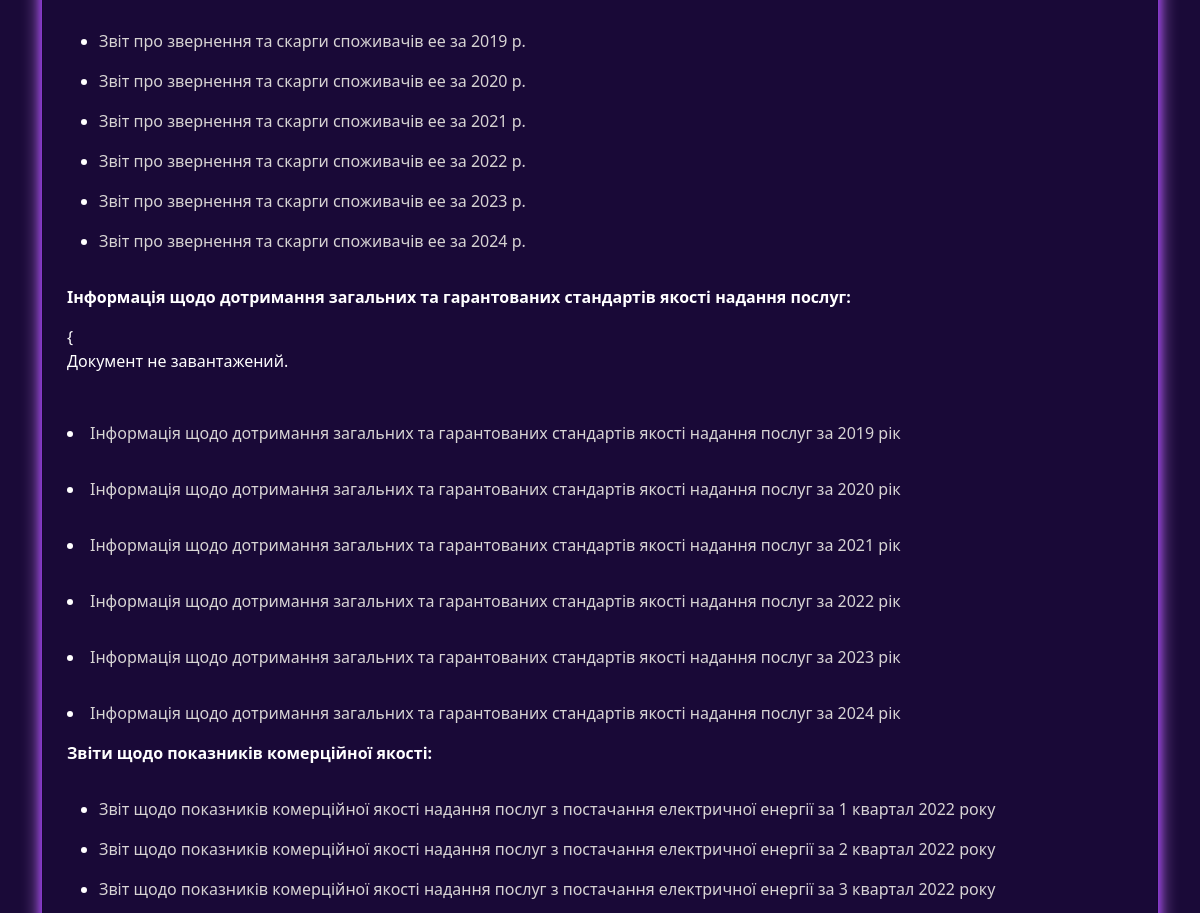
The app's page /appeals/ (middle part), older data.
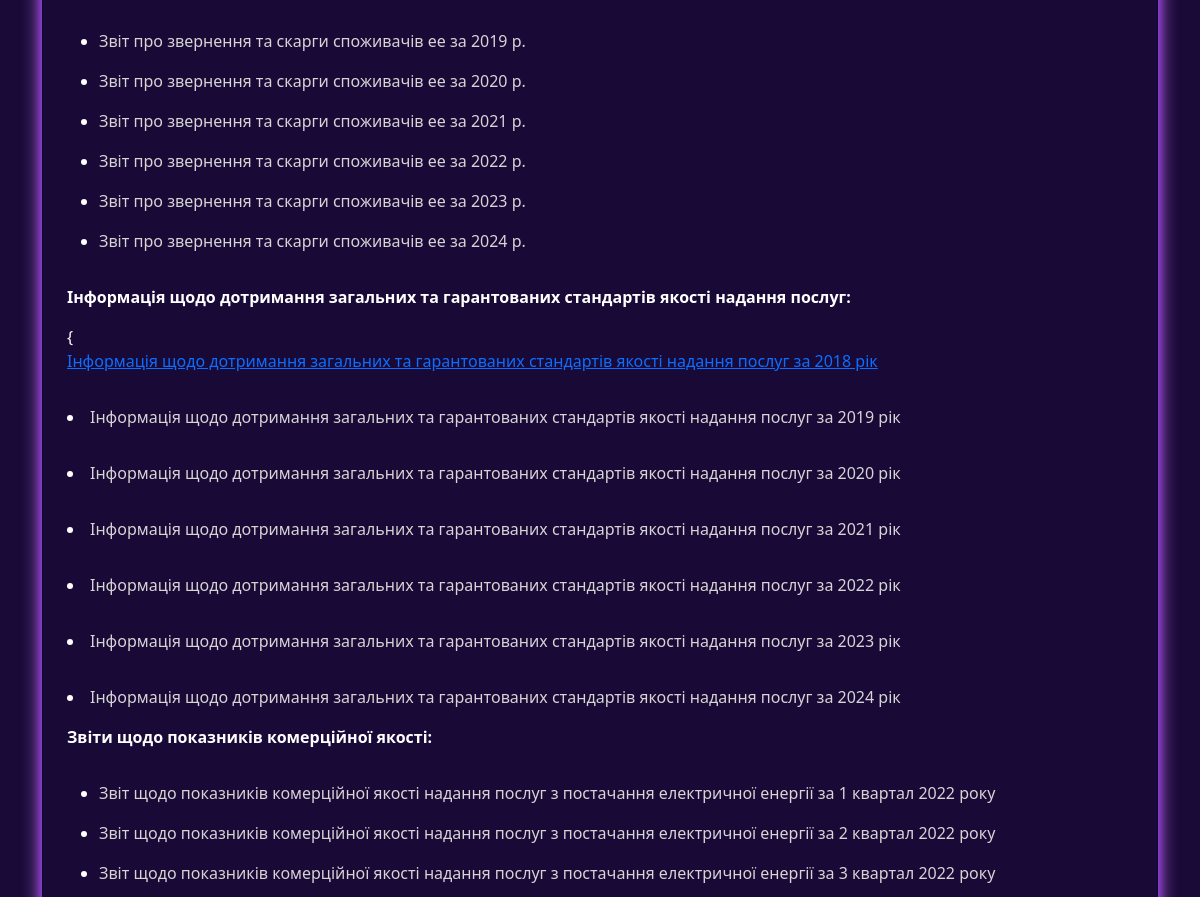
The same page, newer data.
### main/models.py (models this page shows, shortened)
class Document(models.Model):
    title = models.CharField(max_length=255)
    file = FileField(blank=True, null=True)   # Uploadcare зберігає файл у хмарі

### main/views.py (the view)
# urls.py: path('appeals/', main_views.appeals, name='appeals'),
def appeals(request):
    document = Document.objects.filter(
        title="Інформація щодо дотримання загальних та гарантованих стандартів якості надання послуг за 2018 рік"
    ).first()
    context = {
        "document": document
    }
    return render(request, "main/appeals.html", context)

### main/templates/main/appeals.html (shortened to what this page needs)
{% extends 'main/base.html' %}
{% load static %}
{% block content %}
<section class="container py-5" id="appeals">
  <div class="card p-4 mb-5" data-aos="fade-up" data-aos-delay="300">
    <ul>
      <p>
  <a href="/media/docs/40300844_11S_19.pdf"
     target="_blank" class="pdf-link">
   <li> Звіт про звернення та скарги споживачів ее за 2019 р.</li>
  </a>
</p>
       <p>
  <a href="/media/docs/40300844_11S_20.pdf"
     target="_blank" class="pdf-link">
   <li> Звіт про звернення та скарги споживачів ее за 2020 р.</li>
  </a>
</p>
        <p>
  <a href="/media/docs/40300844_11S_21.pdf"
     target="_blank" class="pdf-link">
   <li> Звіт про звернення та скарги споживачів ее за 2021 р.</li>
  </a>
</p>
       <p>
  <a href="/media/docs/40300844_11S_22.pdf"
     target="_blank" class="pdf-link">
   <li> Звіт про звернення та скарги споживачів ее за 2022 р.</li>
  </a>
</p>
       <p>
  <a href="/media/docs/40300844_11S_23.pdf"
     target="_blank" class="pdf-link">
   <li> Звіт про звернення та скарги споживачів ее за 2023 р.</li>
  </a>
</p>
    <p>
  <a href="/media/docs/40300844_11S_24.pdf"
     target="_blank" class="pdf-link">
   <li> Звіт про звернення та скарги споживачів ее за 2024 р.</li>
  </a>
</p>
    </ul>
    <p><strong>Інформація щодо дотримання загальних та гарантованих стандартів якості надання послуг:</strong></p>
{{% if document %}
    <a href="{{ document.file.cdn_url }}" target="_blank">
        {{ document.title }}
    </a>
{% else %}
    <p>Документ не завантажений.</p>
{% endif %}
      <p>
  <a href="/media/docs/АХ_ДОДАТОК_6_2019.pdf"
     target="_blank" class="pdf-link">
   <li> Інформація щодо дотримання загальних та гарантованих стандартів якості надання послуг за 2019 рік</li>
  </a>
</p>
      <p>
  <a href="/media/docs/АХ_ДОДАТОК_6_2020.pdf"
     target="_blank" class="pdf-link">
   <li> Інформація щодо дотримання загальних та гарантованих стандартів якості надання послуг за 2020 рік</li>
  </a>
</p>
      <p>
  <a href="/media/docs/АХ_ДОДАТОК_6_2021.pdf"
     target="_blank" class="pdf-link">
   <li> Інформація щодо дотримання загальних та гарантованих стандартів якості надання послуг за 2021 рік</li>
  </a>
</p>
          <p>
  <a href="/media/docs/40300844_8_2022.xlsx_-_Аркуш2.pdf"
     target="_blank" class="pdf-link">
   <li> Інформація щодо дотримання загальних та гарантованих стандартів якості надання послуг за 2022 рік</li>
  </a>
</p>
      <p>
  <a href="/media/docs/40300844_8_2023.xlsx_-_Аркуш2.pdf"
     target="_blank" class="pdf-link">
   <li> Інформація щодо дотримання загальних та гарантованих стандартів якості надання послуг за 2023 рік</li>
  </a>
</p>
      <p>
  <a href="/media/docs/40300844_8_2024.xlsx_-_додаток_8.pdf"
     target="_blank" class="pdf-link">
   <li> Інформація щодо дотримання загальних та гарантованих стандартів якості надання послуг за 2024 рік</li>
  </a>
</p>
    <p><strong>Звіти щодо показників комерційної якості:</strong></p>
    <ul>
      <p>
  <a href="/media/docs/звіт.pdf"
     target="_blank" class="pdf-link">
   <li>Звіт щодо показників комерційної якості надання послуг з постачання електричної енергії за 1 квартал 2022
    року</li>
  </a>
</p>
      <p>
  <a href="/media/docs/ECP_14-NKREKP_40300844_22_2_PVC.xlsx_-_Аркуш1.pdf"
     target="_blank" class="pdf-link">
   <li>Звіт щодо показників комерційної якості надання послуг з постачання електричної енергії за 2 квартал 2022
    року</li>
  </a>
</p>
      <p>
  <a href="/media/docs/ECP_14-NKREKP_40300844_22_3PVC.xlsx_-_Аркуш1.pdf"
     target="_blank" class="pdf-link">
   <li>Звіт щодо показників комерційної якості надання послуг з постачання електричної енергії за 3 квартал 2022
    року</li>
  </a>
</p>
    </ul>
  </div>
</section>
{% endblock %}

### main/templates/main/base.html (shortened to what this page needs)
<!DOCTYPE html>
<html lang="uk">
<head>
  {% load static %}
  <link href="https://cdn.jsdelivr.net/npm/bootstrap@5.3.0/dist/css/bootstrap.min.css" rel="stylesheet">
  <link href="https://cdnjs.cloudflare.com/ajax/libs/font-awesome/6.4.2/css/all.min.css" rel="stylesheet">
  <link href="https://unpkg.com/aos@2.3.4/dist/aos.css" rel="stylesheet">
</head>
<body>
{% block content %}
{% endblock %}
</body>
</html>

### main/templates/main/base.html (style rules this page uses)
:root { --violet:#6a0dad; --violet-2:#9b30ff; --violet-3:#d580ff; --gray-bg:#1a0a38; --text:#f1f1f1; --highlight:#ffb3ff; }
body { background: var(--gray-bg); color: var(--text); scroll-behavior: smooth; }
.card, .feature-card, .step-card { background: rgba(26,10,56,0.85); border-radius:15px; padding:30px; color: #fff; box-shadow: 0 0 10px var(--violet-2), 0 0 20px var(--violet-3); transition: transform 0.3s ease, box-shadow 0.3s ease; }

### main/templates/main/appeals.html (style rules this page uses)
.pdf-link { color: #d7d4d4ff; text-decoration: none; display: inline; font-size: 16px; font-weight: 500; }

Row changes from the older to the newer data that the page shows:
added Document: title "Інформація щодо дотримання загальних та гарантованих стандартів якості надання послуг за 2018 рік"
Text that changed along with them:
text no longer shown: "Документ не завантажений."
